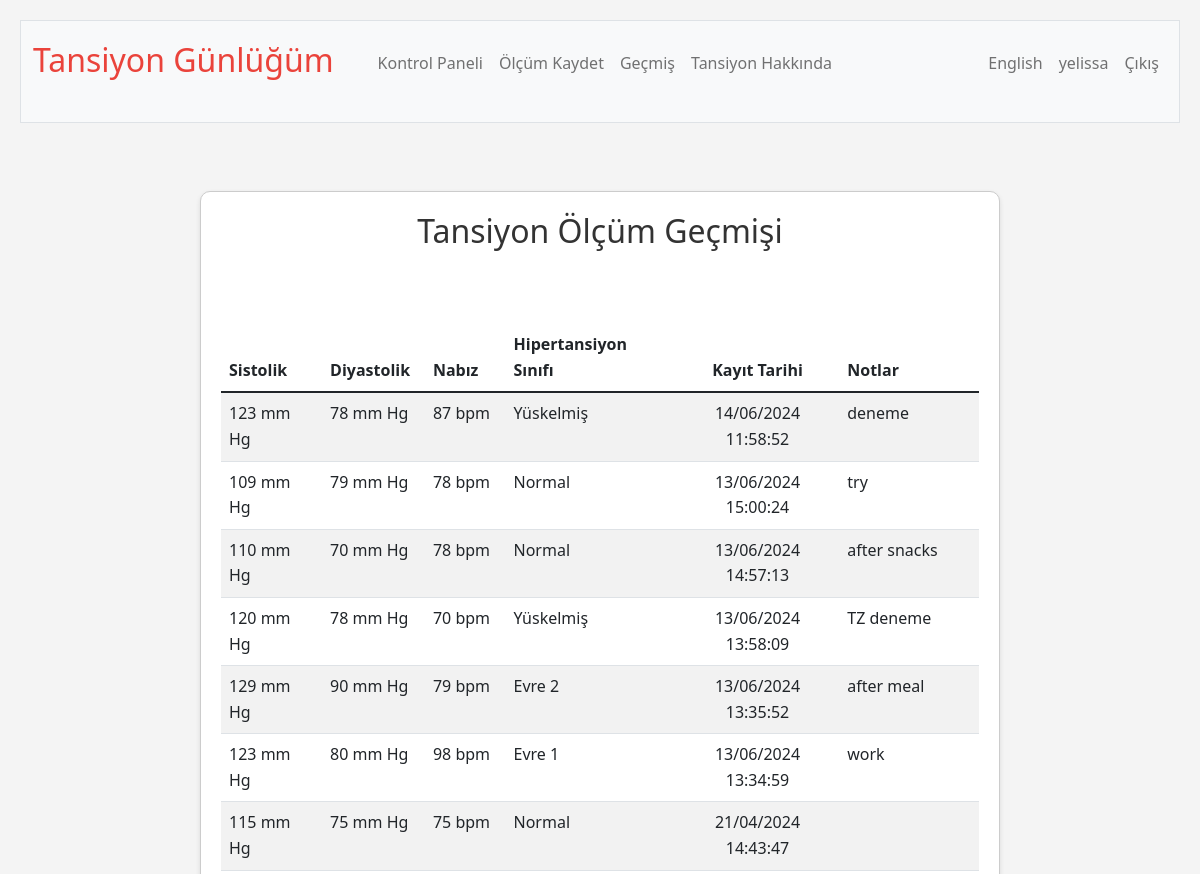
Page /history (signed in, upper part) on the earlier database version.
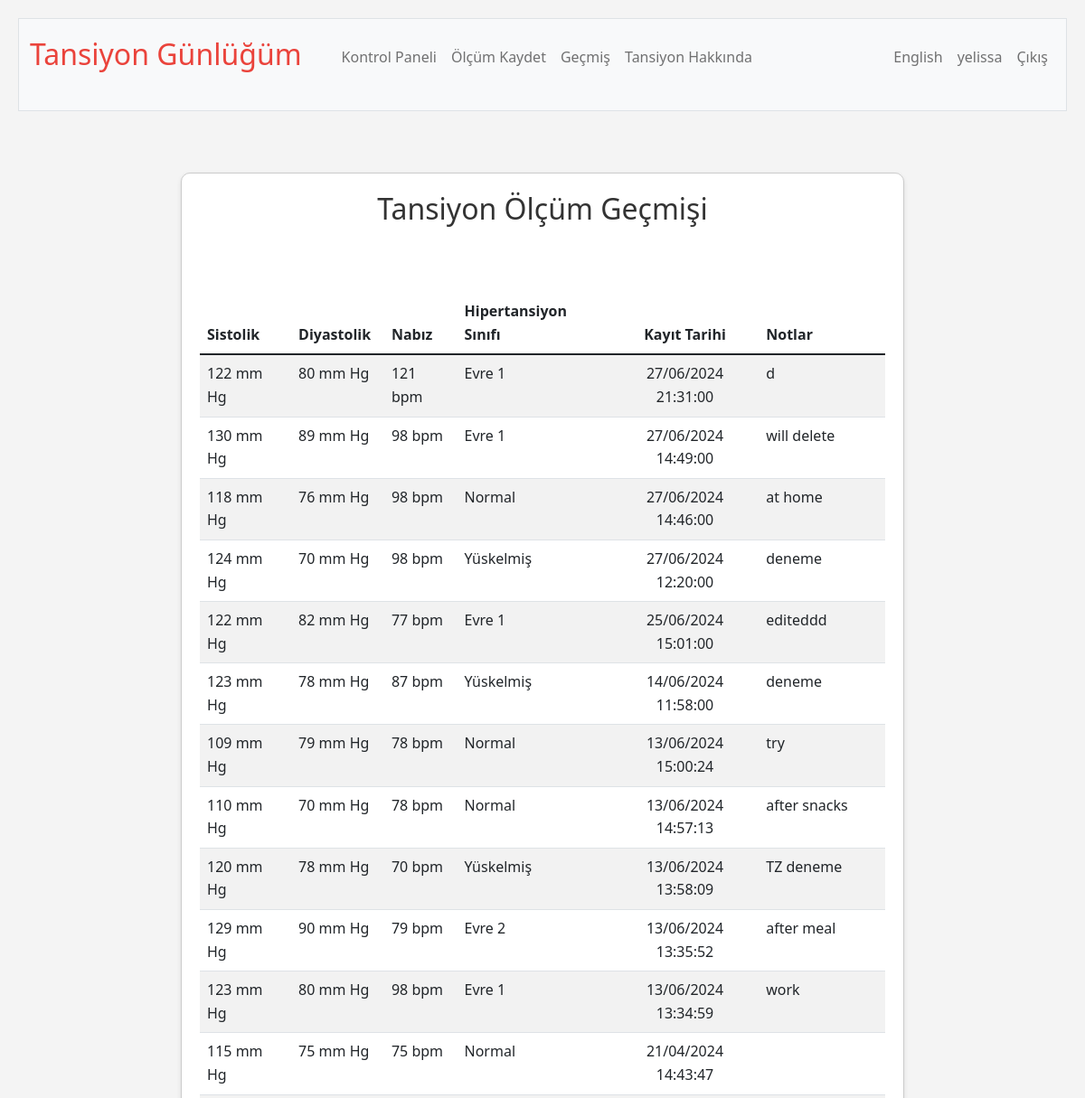
Same page on the later database version.
### tables this page shows
CREATE TABLE users (
id INTEGER PRIMARY KEY AUTOINCREMENT NOT NULL,
username TEXT NOT NULL,
hash TEXT NOT NULL, name TEXT, timezone TEXT);

CREATE TABLE blood_pressure_readings (
id INTEGER PRIMARY KEY AUTOINCREMENT NOT NULL,
user_id INTEGER NOT NULL,
systolic INTEGER NOT NULL,
diastolic INTEGER NOT NULL,
pulse INTEGER,
reading_date DATETIME DEFAULT CURRENT_TIMESTAMP,
notes TEXT,
FOREIGN KEY (user_id) REFERENCES users (id));

### app.py (the view)
@app.route("/history", methods=["GET", "POST"])
@login_required
def history():
    if request.method == "POST":
        if "edit_record" in request.form:
            record_id = request.form.get("record_id")
            return redirect(url_for('edit', id=record_id))
        elif "remove_record" in request.form:
            record_id = request.form.get("record_id")
            db.execute("DELETE FROM blood_pressure_readings WHERE id = ?", record_id)
            return redirect("/history")
    else:
        user_id = session["user_id"]
        user_timezone = db.execute("SELECT timezone FROM users WHERE id = ?", user_id)[0]['timezone']
        user_tz = pytz.timezone(user_timezone)
        recording_rows = db.execute("SELECT * FROM blood_pressure_readings WHERE user_id = ? ORDER BY reading_date DESC;", user_id)
        for row in recording_rows:
            row["classification"] = classify_bp(row["systolic"], row["diastolic"])
            utc_time = row["reading_date"]
            try:
                local_time = pytz.utc.localize(datetime.strptime(utc_time, '%Y-%m-%d %H:%M:%S')).astimezone(user_tz)
                row["reading_date"] = local_time.strftime('%d/%m/%Y %H:%M:%S')
            except Exception:
                row["reading_date"] = utc_time
    return render_template("history.html", classes=g.language_data['classes'], history=recording_rows, data=g.language_data['history'])

### app.py (called while the page is built)
@app.before_request
def load_language_data():
    if 'language' not in session:
        session['language'] = 'tr'
    user_lang = session['language']
    with open(f'languages/{user_lang}.json', 'r') as file:
        g.language_data = json.load(file)
    g.language_data['current_lang'] = user_lang

@app.after_request
def after_request(response):
    response.headers["Cache-Control"] = "no-cache, no-store, must-revalidate"
    response.headers["Expires"] = 0
    response.headers["Pragma"] = "no-cache"
    return response

@app.context_processor
def inject_layout_data():
    return dict(layout_data=g.language_data['layout'])

@app.context_processor
def inject_user_details():
    if 'user_id' in session:
        user_id = session['user_id']
        user_info = db.execute("SELECT username FROM users WHERE id = ?", user_id)
        if user_info:
            username = user_info[0]['username']
        else:
            username = None
    else:
        username = None
    return {'username': username}

### helpers.py (called while the page is built)
def classify_bp(systolic, diastolic):
    if systolic < 120 and diastolic < 80:
        return "Normal"
    elif 120 <= systolic < 130 and diastolic < 80:
        return "Elevated"
    elif 130 <= systolic < 140 or 80 <= diastolic < 90:
        return "High1"
    elif 140 <= systolic or 90 <= diastolic:
        return "High2"
    else:
        return "Crisis"

def login_required(f):
    @wraps(f)
    def decorated_function(*args, **kwargs):
        if session.get("user_id") is None:
            return redirect("/login")
        return f(*args, **kwargs)
    return decorated_function

### templates/history.html (shortened to what this page needs)
{% extends "layout.html" %}
{% block main %}
    <div class="section">
        <h2>{{ data.heading }}</h2>
        <br>
        <table class="table table-striped">
            <thead>
                <tr>
                    <th class="text-start">{{ data.systolic }}</th>
                    <th class="text-start">{{ data.diastolic }}</th>
                    <th class="text-start">{{ data.pulse }}</th>
                    <th class="text-start">{{ data.readingClassification }}</th>
                    <th class="text-center">{{ data.dateRecorded }}</th>
                    <th class="text-start">{{ data.notes }}</th>
                </tr>
            </thead>
            <tbody>
                {% for row in history %}
                <tr>
                    <td class="text-start">{{ row.systolic }} mm Hg</td>
                    <td class="text-start">{{ row.diastolic }} mm Hg</td>
                    <td class="text-start">{{ row.pulse }} bpm</td>
                    <td class="text-start">{{ classes[row.classification] }}</td>
                    <td class="text-center">{{ row.reading_date }}</td>
                    <td class="text-start">{{ row.notes }}</td>
                </tr>
                {% endfor %}
            </tbody>
        </table>
    </div>
{% endblock %}

### templates/layout.html (shortened to what this page needs)
<!DOCTYPE html>
<html lang="en">
    <head>
        <link href="https://cdn.jsdelivr.net/npm/bootstrap@5.1.3/dist/css/bootstrap.min.css" rel="stylesheet">
        <link href="/static/styles.css" rel="stylesheet">
    </head>
    <body>
        <nav class="bg-light border navbar navbar-expand-md navbar-light">
            <div class="container-fluid">
                <a class="navbar-brand" href="/"> <span class="red">{{ layout_data.navbarBrandRest }}</span></a>
                <div class="collapse navbar-collapse" id="navbar">
                    {% if session["user_id"] %}
                        <ul class="navbar-nav me-auto mt-2">
                            <li class="nav-item"><a class="nav-link" href="/dashboard">{{ layout_data.dashboard }}</a></li>
                            <li class="nav-item"><a class="nav-link" href="/record">{{ layout_data.recordReading }}</a></li>
                            <li class="nav-item"><a class="nav-link" href="/history">{{ layout_data.history }}</a></li>
                            <li class="nav-item"><a class="nav-link" href="/resources">{{ layout_data.resources }}</a></li>
                        </ul>
                        <ul class="navbar-nav ms-auto mt-2" id="navProfileLogOutLinks">
                            <li class="nav-item">
                                <a class="nav-link" href="/toggle_language" class="nav-link">
                                    {% if session.get('language', 'tr') == 'tr' %}
                                    English
                                    {% else %}
                                    Türkçe
                                    {% endif %}
                                </a>
                            </li>
                            <li class="nav-item"><a class="nav-link" href="/profile">{{ username }}</a></li>
                            <li class="nav-item"><a class="nav-link" href="/logout">{{ layout_data.logOut }}</a></li>
                        </ul>
                    {% endif %}
                </div>
            </div>
        </nav>
        <main class="container-fluid py-5 text-center">
            {% block main %}{% endblock %}
        </main>
    </body>
</html>

### static/styles.css (style rules this page uses)
body { font-family: 'Segoe UI', Arial, sans-serif; color: #333; line-height: 1.6; margin: 0; padding: 20px; background-color: #f4f4f4; }
nav .navbar-brand { font-size: xx-large; }
nav .navbar-brand .red { color: #ea433b; }
h2, h3, h4, h5 { margin-bottom: 1.5em; text-align: center; }
h2 { font-size: 2em; }
p, li, a { font-size: 1em; text-align:justify ; margin-bottom: 0.75em; }
a { color: #0066cc; text-decoration: none; }
ul, ol { margin-left: 20px; margin-bottom: 1em; }
.section { background-color: #ffffff; border: 1px solid #ccc; border-radius: 10px; box-shadow: 0 2px 5px rgba(0,0,0,0.1); padding: 20px; margin: 20px auto; max-width: 800px; margin-right: auto; margin-left: auto; }
.text-center { text-align: center; }

Differences in the rows shown:
added blood_pressure_readings: systolic "122", diastolic "80", pulse "121", classes "Evre 1", reading_date "27/06/2024 21:31:00", notes "d"
added blood_pressure_readings: systolic "130", diastolic "89", pulse "98", classes "Evre 1", reading_date "27/06/2024 14:49:00", notes "will delete"
added blood_pressure_readings: systolic "118", diastolic "76", pulse "98", classes "Normal", reading_date "27/06/2024 14:46:00", notes "at home"
added blood_pressure_readings: systolic "124", diastolic "70", pulse "98", classes "Yüskelmiş", reading_date "27/06/2024 12:20:00", notes "deneme"
added blood_pressure_readings: systolic "122", diastolic "82", pulse "77", classes "Evre 1", reading_date "25/06/2024 15:01:00", notes "editeddd"
changed blood_pressure_readings (number 6 of 12 on the later page): reading_date "14/06/2024 11:58:52" → "14/06/2024 11:58:00"
